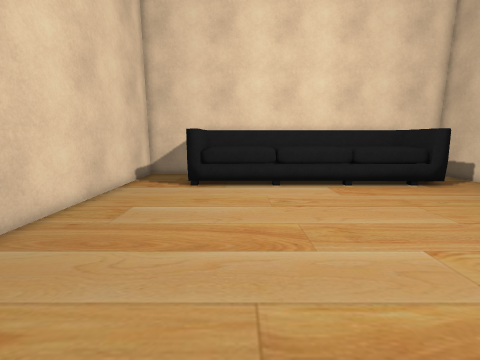
View 1 (above)

13 first-person views from a walk through a Unity game level. The camera is 1.2 m above the floor, tilts 10° down and sees 90° across. The floor is counted in squares, 0.5 m on a side. Each view is taken from the middle of a square. On the plan, view 1 faces up. The plan holds only what a view shows up to about 17 squares ahead; the rest is blank. Some surface patterns are stand-ins.

View 2
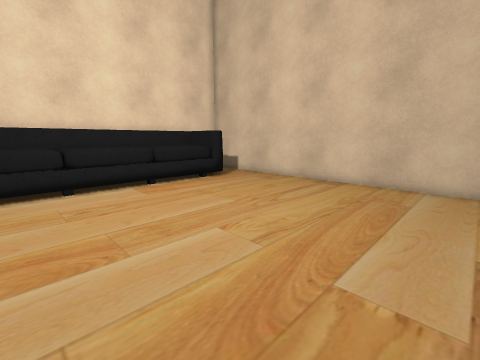

View 3
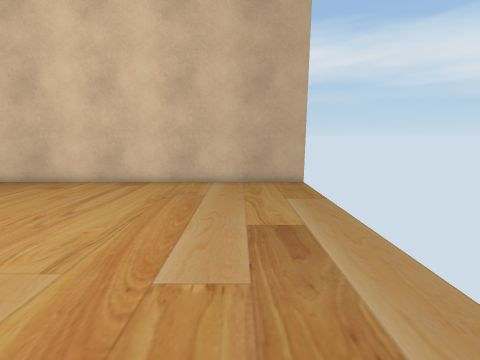

View 4
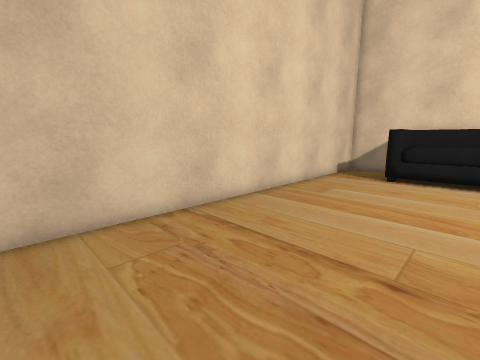

View 5
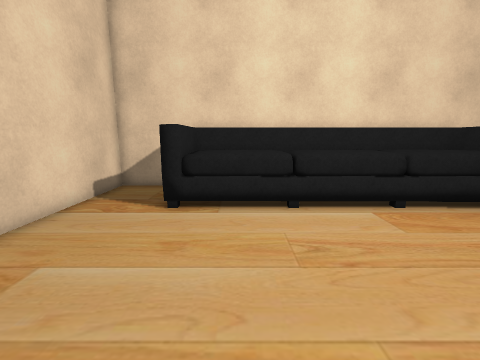

View 6
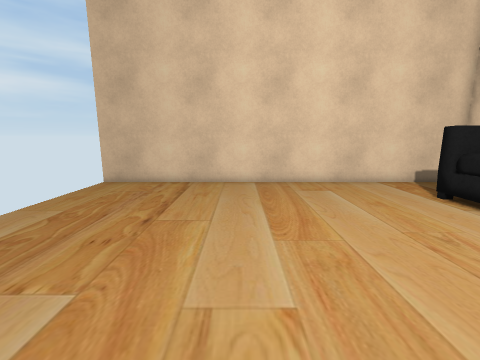

View 7
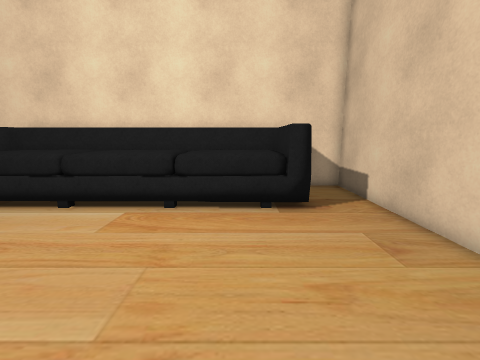

View 8
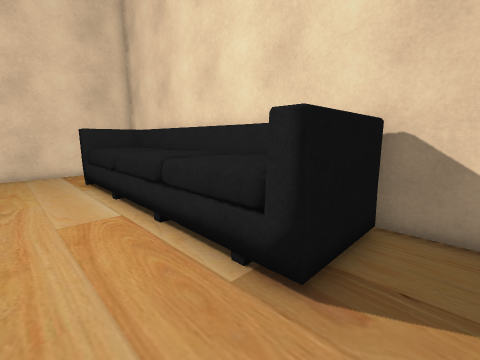

View 9
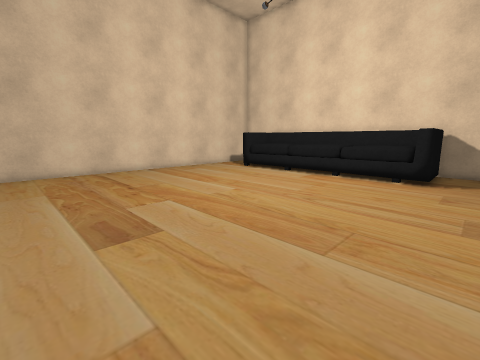

View 10
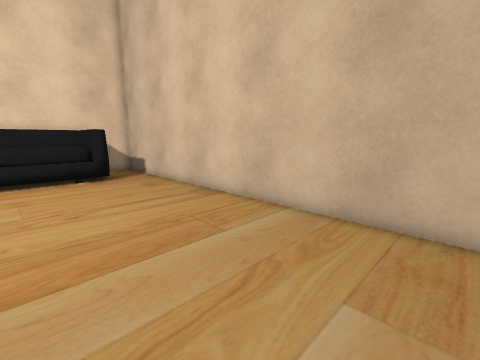

View 11
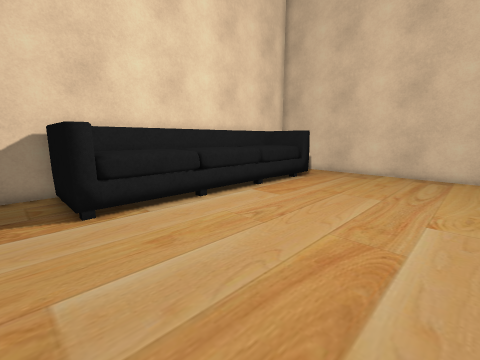

View 12
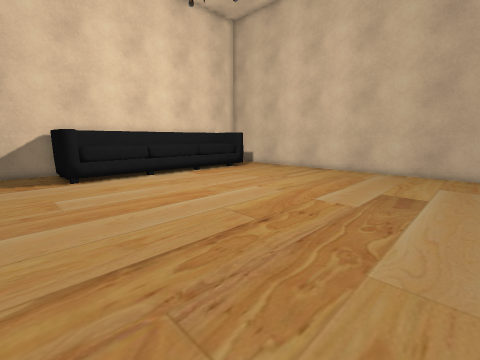

View 13
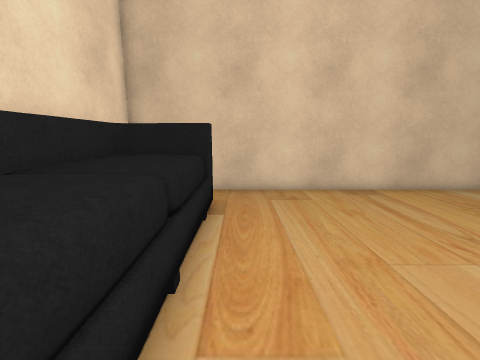

### Floor plan
Key: @ floor where view 1 was taken; # wall or solid block; . main floor; : floor 0.5 m higher than the main floor; + floor 1 m higher than the main floor; * floor 1.5 m higher than the main floor; = window, fence, low wall or low ledge; ^ raised ledge.
Columns run from 6 left of view 1 to 13 right of it. Each row starts with its distance up from view 1.
 16 ####################
 15 #..#^^^^^^^^^#***..#
 14 #..##^^^^^^^++++*..#
 13 #..##^^^^^^^++++*..#
 12 #..##^^^^^^^===:#..#
 11 #..................#
 10 #..................#
  9 #..................#
  8 #..................#
  7 #..................#
  6 #..................#
  5 #..................#
  4 #..................#
  3 #..................#
  2 #..................#
  1 #..................#
  0 #.....@............#
 -1 #..................#
 -2 #..................#
 -3 #..................#
 -4 #                  #

Where each view was taken, in squares from view 1:
view 1: 0 up, 0 right, facing up
view 2: 0 up, 0 right, facing up-right
view 3: 0 up, 0 right, facing right
view 4: 3 down, 1 right, facing up-left
view 5: 4 up, 0 right, facing up
view 6: 4 up, 7 right, facing left
view 7: 4 up, 8 right, facing up
view 8: 9 up, 12 right, facing up-left
view 9: 3 down, 12 right, facing up-left
view 10: 3 down, 6 right, facing up-right
view 11: 4 up, 4 left, facing up-right
view 12: 3 down, 5 left, facing up-right
view 13: 11 up, 2 right, facing right
